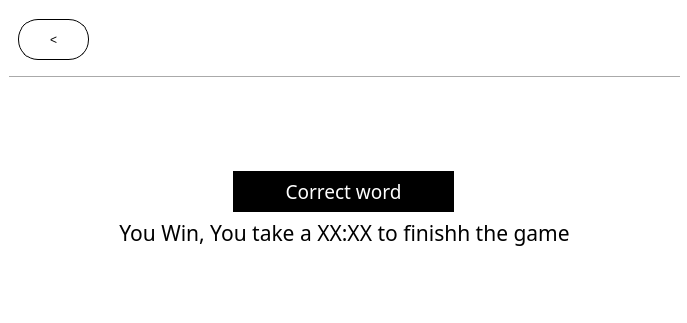
<?xml version="1.0" encoding="UTF-8"?>
<ui version="4.0">
 <class>Dialog</class>
 <widget class="QDialog" name="Dialog">
  <property name="geometry">
   <rect>
    <x>0</x>
    <y>0</y>
    <width>687</width>
    <height>323</height>
   </rect>
  </property>
  <property name="windowTitle">
   <string>Dialog</string>
  </property>
  <property name="styleSheet">
   <string notr="true">background-color: rgb(255, 255, 255);</string>
  </property>
  <widget class="QWidget" name="">
   <property name="geometry">
    <rect>
     <x>9</x>
     <y>9</y>
     <width>671</width>
     <height>325</height>
    </rect>
   </property>
   <layout class="QGridLayout" name="gridLayout">
    <item row="0" column="0" colspan="6">
     <widget class="QWidget" name="widget_6" native="true">
      <property name="minimumSize">
       <size>
        <width>0</width>
        <height>61</height>
       </size>
      </property>
      <property name="maximumSize">
       <size>
        <width>16777215</width>
        <height>61</height>
       </size>
      </property>
      <layout class="QGridLayout" name="gridLayout_2">
       <item row="0" column="0">
        <widget class="QPushButton" name="back_btn">
         <property name="minimumSize">
          <size>
           <width>71</width>
           <height>41</height>
          </size>
         </property>
         <property name="maximumSize">
          <size>
           <width>71</width>
           <height>41</height>
          </size>
         </property>
         <property name="styleSheet">
          <string notr="true">QPushButton {
	border-radius: 20px;
	border: 1px solid black;
	font: 12pt &quot;Franklin Gothic Medium&quot;;
}

QPushButton:hover {
	border-radius: 20px;
	border: 2px solid black;
}

QPushButton:pressed {
	border-radius: 20px;
	border: 2px solid black;
	background-color: rgb(0, 0, 0);
	color: rgb(255, 255, 255);
}
</string>
         </property>
         <property name="text">
          <string>&lt;</string>
         </property>
        </widget>
       </item>
       <item row="0" column="1">
        <spacer name="horizontalSpacer">
         <property name="orientation">
          <enum>Qt::Horizontal</enum>
         </property>
         <property name="sizeHint" stdset="0">
          <size>
           <width>40</width>
           <height>20</height>
          </size>
         </property>
        </spacer>
       </item>
      </layout>
     </widget>
    </item>
    <item row="1" column="0" colspan="6">
     <widget class="Line" name="line">
      <property name="orientation">
       <enum>Qt::Horizontal</enum>
      </property>
     </widget>
    </item>
    <item row="2" column="3">
     <spacer name="verticalSpacer">
      <property name="orientation">
       <enum>Qt::Vertical</enum>
      </property>
      <property name="sizeHint" stdset="0">
       <size>
        <width>20</width>
        <height>81</height>
       </size>
      </property>
     </spacer>
    </item>
    <item row="3" column="0" colspan="2">
     <spacer name="horizontalSpacer_5">
      <property name="orientation">
       <enum>Qt::Horizontal</enum>
      </property>
      <property name="sizeHint" stdset="0">
       <size>
        <width>128</width>
        <height>20</height>
       </size>
      </property>
     </spacer>
    </item>
    <item row="3" column="2" colspan="2">
     <widget class="QLabel" name="word_lbl">
      <property name="minimumSize">
       <size>
        <width>221</width>
        <height>41</height>
       </size>
      </property>
      <property name="maximumSize">
       <size>
        <width>221</width>
        <height>41</height>
       </size>
      </property>
      <property name="font">
       <font>
        <family>Franklin Gothic Heavy</family>
        <pointsize>14</pointsize>
       </font>
      </property>
      <property name="styleSheet">
       <string notr="true">color: rgb(255, 255, 255);
background-color: rgb(0, 0, 0);</string>
      </property>
      <property name="text">
       <string>Correct word</string>
      </property>
      <property name="alignment">
       <set>Qt::AlignCenter</set>
      </property>
     </widget>
    </item>
    <item row="3" column="4" colspan="2">
     <spacer name="horizontalSpacer_2">
      <property name="orientation">
       <enum>Qt::Horizontal</enum>
      </property>
      <property name="sizeHint" stdset="0">
       <size>
        <width>128</width>
        <height>20</height>
       </size>
      </property>
     </spacer>
    </item>
    <item row="4" column="0">
     <spacer name="horizontalSpacer_3">
      <property name="orientation">
       <enum>Qt::Horizontal</enum>
      </property>
      <property name="sizeHint" stdset="0">
       <size>
        <width>40</width>
        <height>20</height>
       </size>
      </property>
     </spacer>
    </item>
    <item row="4" column="1" colspan="4">
     <widget class="QLabel" name="notif_lbl">
      <property name="font">
       <font>
        <family>Franklin Gothic Medium</family>
        <pointsize>16</pointsize>
       </font>
      </property>
      <property name="text">
       <string>You Win, You take a XX:XX to finishh the game</string>
      </property>
      <property name="alignment">
       <set>Qt::AlignCenter</set>
      </property>
     </widget>
    </item>
    <item row="4" column="5">
     <spacer name="horizontalSpacer_4">
      <property name="orientation">
       <enum>Qt::Horizontal</enum>
      </property>
      <property name="sizeHint" stdset="0">
       <size>
        <width>40</width>
        <height>20</height>
       </size>
      </property>
     </spacer>
    </item>
    <item row="5" column="2">
     <spacer name="verticalSpacer_2">
      <property name="orientation">
       <enum>Qt::Vertical</enum>
      </property>
      <property name="sizeHint" stdset="0">
       <size>
        <width>20</width>
        <height>81</height>
       </size>
      </property>
     </spacer>
    </item>
   </layout>
  </widget>
 </widget>
 <resources/>
 <connections/>
</ui>
